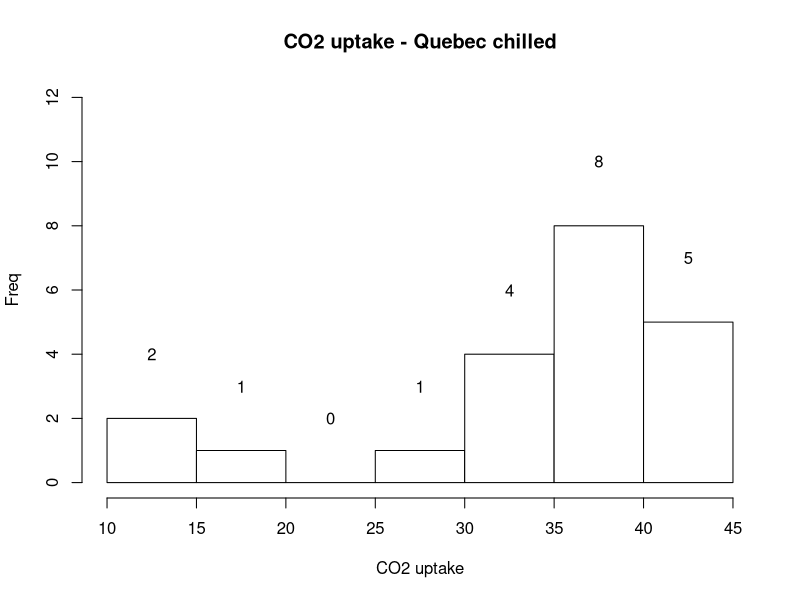
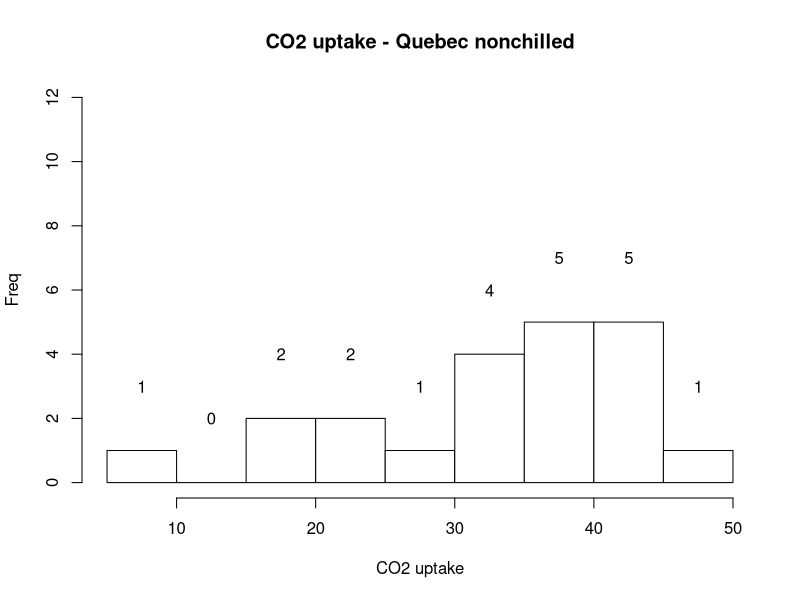

These charts were generated, in order, by the following R code:
quebec <- CO2$uptake[CO2$Type == "Quebec"]
quebec.ch <- quebec[CO2$Treatment[c(1,length(quebec))] == "chilled"]
quebec.nch <- quebec[CO2$Treatment[c(1,length(quebec))] == "nonchilled"]


g <- hist(quebec.ch, col=colors, main="CO2 uptake - Quebec chilled",xlab="CO2 uptake", ylab="Freq", ylim=c(0,12))
text(g$mid , g$counts+2, labels=g$counts)

g <- hist(quebec.nch, col=colors, main="CO2 uptake - Quebec nonchilled",xlab="CO2 uptake", ylab="Freq", ylim=c(0,12))
text(g$mid , g$counts+2, labels=g$counts)